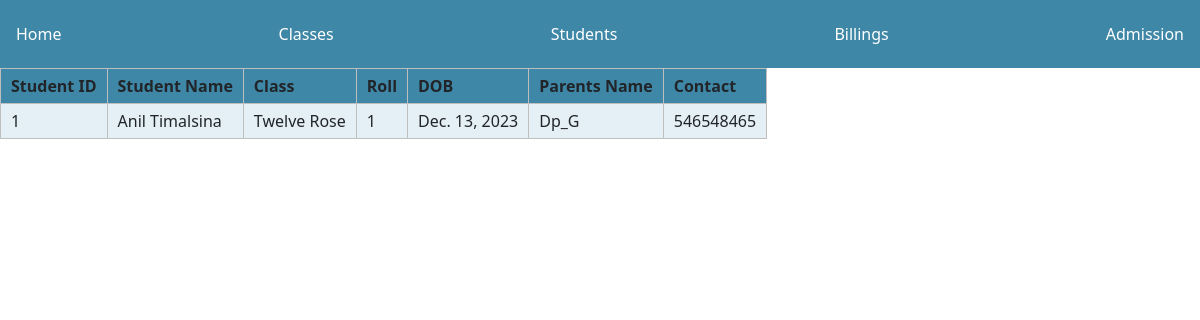
Page /administrative/students/1 on the committed database.
### administrative/models.py (models this page shows, shortened)
class Student(models.Model):
    std_name=models.CharField(max_length=64)
    std_class=models.ForeignKey(Class ,on_delete=models.CASCADE)
    roll_no=models.IntegerField(default=False,null=False,blank=False)
    D_O_B=models.DateField(default=timezone.now)
    admission_date=models.DateField(default=timezone.now)
    parents_name=models.CharField(max_length=64)
    contact=models.CharField(max_length=14)
    class Meta:
        unique_together=["roll_no","std_class"]

class Class(models.Model):
    class_name=models.CharField(max_length=64,default="")
    section_choices=[
        ("Rose","Rose"),
        ("Lotus","Lotus"),
        ("Marigold","Marigold"),
        ("A","A"),
        ("B","B"),
        ("C","C"),
    ]
    section=models.CharField(max_length=64,choices=section_choices)
    subject=models.ManyToManyField(Subject)
    def __str__(self):
        return f"{self.class_name} {self.section}"

### administrative/views.py (the view)
# urls.py: path("students/<id>",views.studentfilter,name="students/<id>"),
def studentfilter(request,id):
    try:
        std=Student.objects.get(id=id)
    except Student.DoesNotExist:
        raise Http404
    context={
        "std":std
    }
    return render(request,"administrative/students_id.html",context)

### administrative/templates/administrative/students_id.html
{% extends "./base.html" %}
{% block indiv %}
<TABLE>
    <thead>
        <tr>
            <th>Student ID</th>
            <th>Student Name</th>
            <th>Class</th>
            <th>Roll</th>
            <th>DOB</th>
            <th>Parents Name</th>
            <th>Contact</th>
            </tr>
        </thead>
    <tbody>
        <tr>
            <td>{{std.id}}</td>
            <td>{{std.std_name}}</td>
            <td>{{std.std_class}}</td>
            <td>{{std.roll_no}}</td>
            <td>{{std.D_O_B}}</td>
            <td>{{std.parents_name}}</td>
            <td>{{std.contact}}</td>
        </tr>
</tbody>
</TABLE>
{% endblock %}

### rows in the picture
Student: id "1", std_name "Anil Timalsina", std_class "Twelve Rose", roll_no "1", D_O_B "Dec. 13, 2023", parents_name "Dp_G", contact "546548465"
